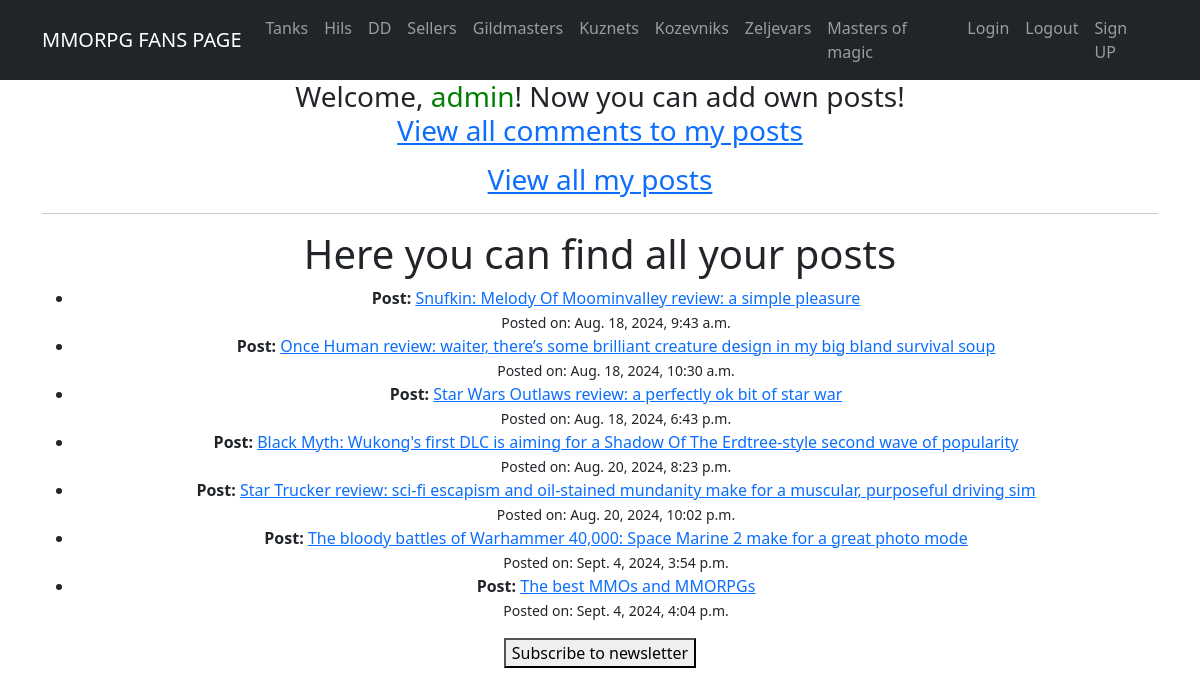
The app's page /my_posts/ (signed in) with its own data.
### app/models.py (models this page shows, shortened)
class Post(models.Model):
    name = models.CharField(max_length=150, unique=True)
    description = CKEditor5Field('Text', config_name='extends')
    published_date = models.DateTimeField(default=timezone.now)
    author = models.ForeignKey(User, on_delete=models.CASCADE, related_name='posts', editable=False)
    categories = models.ManyToManyField(Category, related_name='posts')

### app/views.py (the view)
# urls.py: path('my_posts/', OwnerPostsView.as_view(), name='owner_posts'),
class OwnerPostsView(LoginRequiredMixin, ListView):
    model = Post
    template_name = 'owner_posts.html'
    context_object_name = 'posts'
    def get_queryset(self):
        user_posts = Post.objects.filter(author=self.request.user)
        return user_posts

### templates/owner_posts.html
{% extends 'flatpages/default.html' %}
{% block content %}
    <h1>Here you can find all your posts</h1>
    {% if posts %}
        <ul>
            {% for post in posts %}
                <li>
                    <strong>Post: </strong><a href="{% url 'post_detail' post.id %}">{{ post.name }}</a><br>
                    <small>Posted on: {{ post.published_date }}</small>
                </li>
            {% endfor %}
        </ul>
    {% else %}
        <p>You have created no posts yet.</p>
    {% endif %}
{% endblock %}

### templates/flatpages/default.html (shortened to what this page needs)
<!DOCTYPE html>
<html lang="en">
    <head>
        {% load static %}
        <link href="{% static 'css/styles.css' %}" rel="stylesheet" />
    </head>
    <body>
        <nav class="navbar navbar-expand-lg navbar-dark bg-dark static-top">
            <div class="container">
                <a class="navbar-brand" href="{% url 'post_list' %}">MMORPG FANS PAGE</a>
                <div class="collapse navbar-collapse" id="navbarResponsive">
                    <ul class="navbar-nav ml-auto">
                        <li class="nav-item"><a class="nav-link" href="{% url 'posts_by_category' category_name='Tanks' %}">Tanks</a></li>
                        <li class="nav-item"><a class="nav-link" href="{% url 'posts_by_category' category_name='Hils' %}">Hils</a></li>
                        <li class="nav-item"><a class="nav-link" href="{% url 'posts_by_category' category_name='DD' %}">DD</a></li>
                        <li class="nav-item"><a class="nav-link" href="{% url 'posts_by_category' category_name='Sellers' %}"#>Sellers</a></li>
                        <li class="nav-item"><a class="nav-link" href="{% url 'posts_by_category' category_name='Gildmasters' %}">Gildmasters</a></li>
                        <li class="nav-item"><a class="nav-link" href="{% url 'posts_by_category' category_name='Kuznets' %}">Kuznets</a></li>
                        <li class="nav-item"><a class="nav-link" href="{% url 'posts_by_category' category_name='Kozevniks' %}">Kozevniks</a></li>
                        <li class="nav-item"><a class="nav-link" href="{% url 'posts_by_category' category_name='Zeljevars' %}">Zeljevars</a></li>
                        <li class="nav-item"><a class="nav-link" href="{% url 'posts_by_category' category_name='Masters of magic' %}">Masters of magic</a></li>
                        <li class="nav-item"><a class="nav-link" href="{% url 'account_login' %}">Login</a></li>
                        <li class="nav-item"><a class="nav-link" href="{% url 'account_logout' %}">Logout</a></li>
                        <li class="nav-item"><a class="nav-link" href="{% url 'account_signup' %}">Sign UP</a></li>
                    </ul>
                </div>
            </div>
        </nav>
        <div class="container">
            <div class="row">
                <div class="col-lg-12 text-center">
                    <h3>Welcome, {% if user.is_authenticated %}<span style="color: green;">{{ user.username }}</span>! Now you can add own posts!
                        <p><a href="{% url 'owner_comments' %}">View all comments to my posts</a></p>
                        <p><a href="{% url 'owner_posts' %}">View all my posts</a></p>
                        {% else %}
                            <span style="color: red;">Guest!</span><a class="nav-link" href="{% url 'account_login' %}">Login</a> or <a class="nav-link" href="{% url 'account_signup' %}">Sign UP</a> to edit news!
                        {% endif %}
                    </h3>
                    <hr>
                   {% block content %}{% endblock content %}
                    <p>
                        <a href="{% url 'subscribe_to_newsletter' %}">
                            <button type="button">Subscribe to newsletter</button>
                        </a>
                    </p>
                </div>
            </div>
        </div>
    </body>
</html>

### records on screen
Post: name "Snufkin: Melody Of Moominvalley review: a simple pleasure", published_date "Aug. 18, 2024, 9:43 a.m."
Post: name "Once Human review: waiter, there’s some brilliant creature design in my big bland survival soup", published_date "Aug. 18, 2024, 10:30 a.m."
Post: name "Star Wars Outlaws review: a perfectly ok bit of star war", published_date "Aug. 18, 2024, 6:43 p.m."
Post: name "Black Myth: Wukong's first DLC is aiming for a Shadow Of The Erdtree-style second wave of popularity", published_date "Aug. 20, 2024, 8:23 p.m."
Post: name "Star Trucker review: sci-fi escapism and oil-stained mundanity make for a muscular, purposeful driving sim", published_date "Aug. 20, 2024, 10:02 p.m."
Post: name "The bloody battles of Warhammer 40,000: Space Marine 2 make for a great photo mode", published_date "Sept. 4, 2024, 3:54 p.m."
Post: name "The best MMOs and MMORPGs", published_date "Sept. 4, 2024, 4:04 p.m."

### other values on screen
{{ user.username }} "admin"
